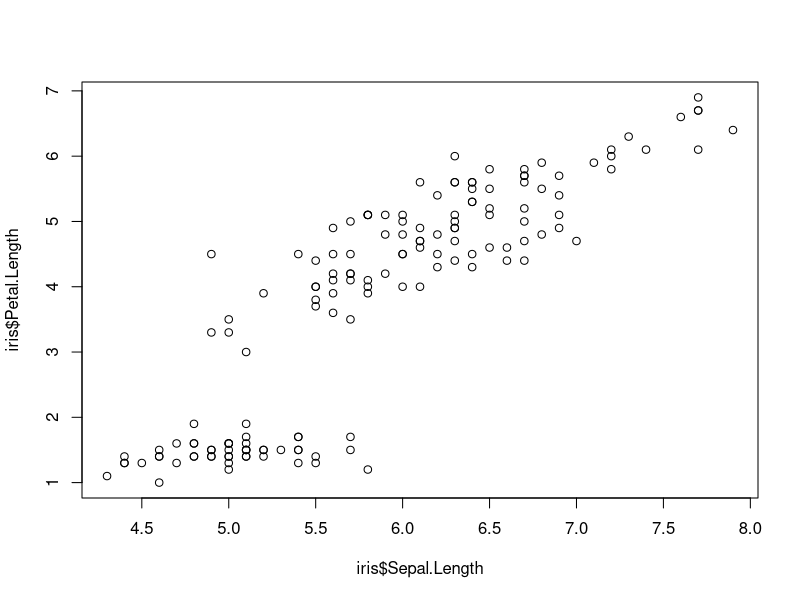
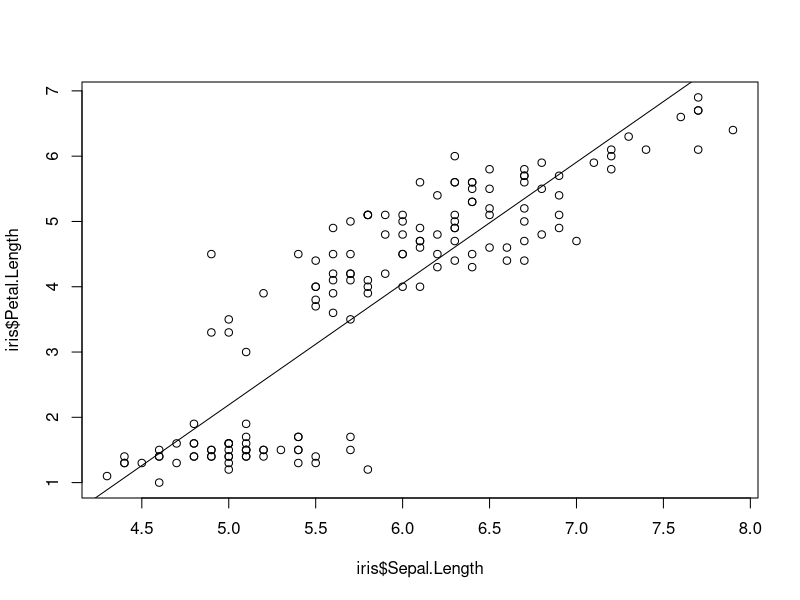
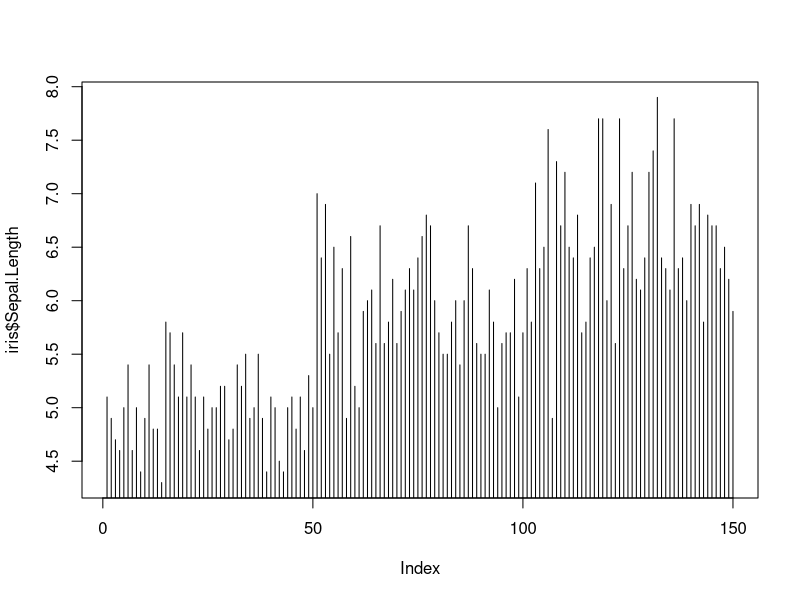
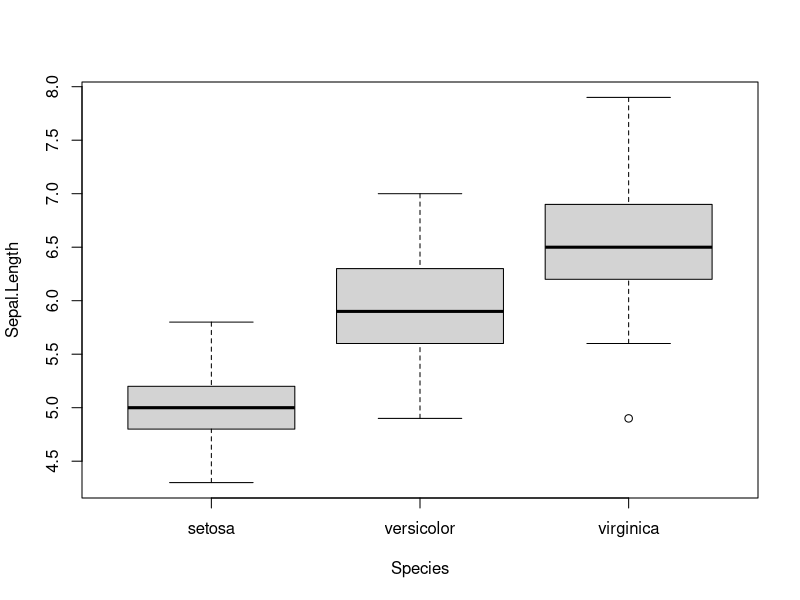
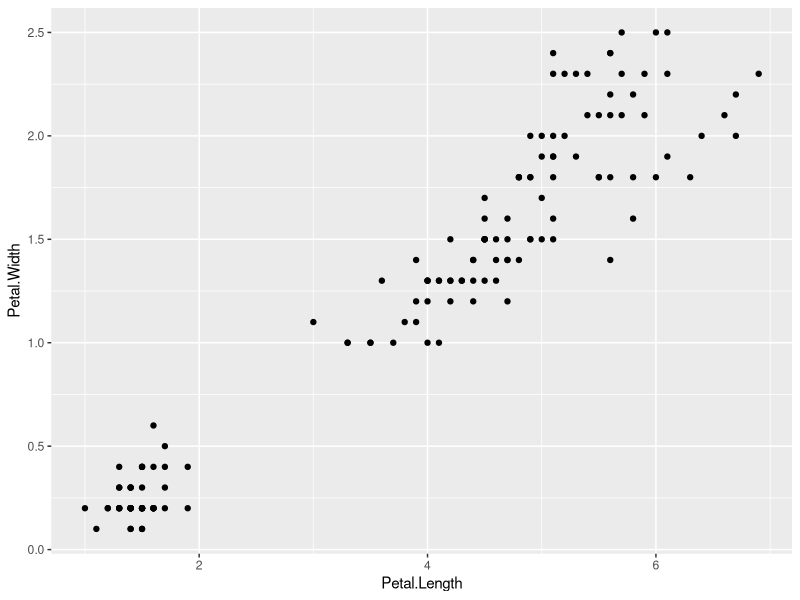
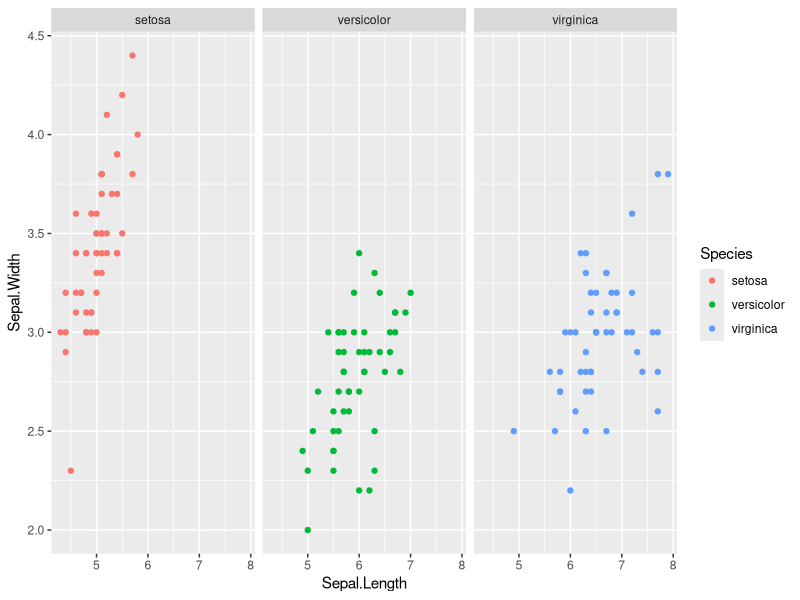
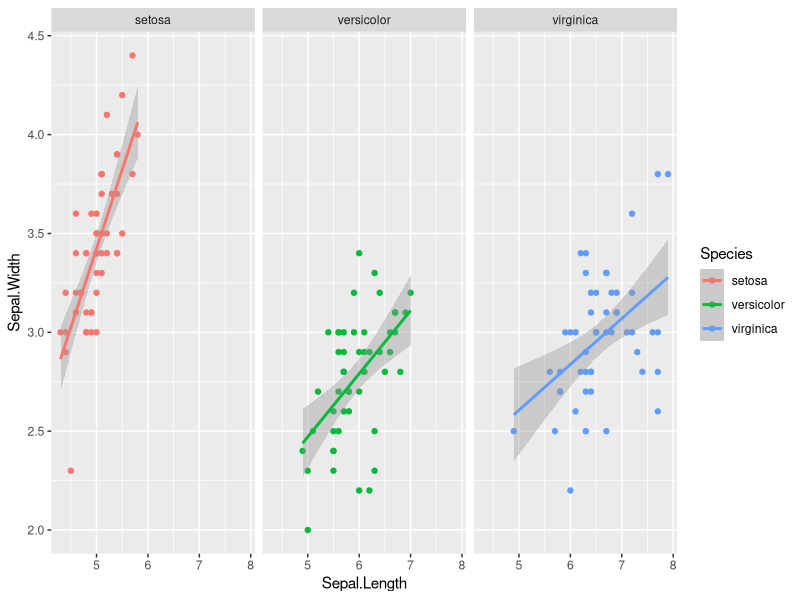
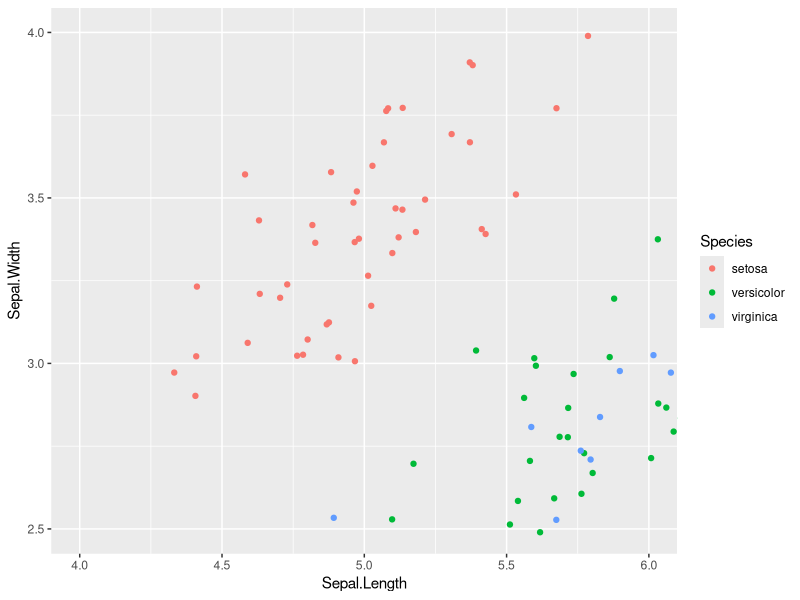

Here is the R script that generated these plots, in order: (Note: this script raises an error after producing the figures.)
## ---- chunk 1
library(readr)
iris <- read_delim("datasets/iris.txt", delim="\t")

str(iris)
# Classes ‘tbl_df’, ‘tbl’ and 'data.frame':	150 obs. of  5 variables:
#  $ Sepal.Length: num  5.1 4.9 4.7 4.6 5 5.4 4.6 5 4.4 4.9 ...
#  $ Sepal.Width : num  3.5 3 3.2 3.1 3.6 3.9 3.4 3.4 2.9 3.1 ...
#  $ Petal.Length: num  1.4 1.4 1.3 1.5 1.4 1.7 1.4 1.5 1.4 1.5 ...
#  $ Petal.Width : num  0.2 0.2 0.2 0.2 0.2 0.4 0.3 0.2 0.2 0.1 ...
#  $ Species     : chr  "setosa" "setosa" "setosa" "setosa" ...
## ---- chunk 2
plot(iris$Sepal.Length, iris$Petal.Length)

## ---- chunk 3
plot(iris$Sepal.Length, iris$Petal.Length)
abline(lm(iris$Petal.Length ~ iris$Sepal.Length))
## ---- chunk 4
plot(iris$Sepal.Length, type = 'h')
## ---- chunk 5
boxplot(Sepal.Length ~ Species, data = iris)
## ---- chunk 6
library(ggplot2)
ggplot(data = iris, aes(x=Petal.Length, y=Petal.Width)) + geom_point()
## ---- chunk 7
ggplot(iris, aes(Sepal.Length, Sepal.Width, color = Species)) +
         geom_point() + facet_grid(.~Species)
## ---- chunk 8
ggplot(iris, aes(Sepal.Length, Sepal.Width, color = Species)) +
         geom_point() + facet_grid(.~Species) + geom_smooth(method = "lm")
## ---- chunk 9
ggplot(iris, aes(Sepal.Length, Sepal.Width, color=Species)) + 
     geom_jitter() + 
     coord_cartesian(xlim = c(4,6), ylim=c(2.5,4))
## ---- chunk 10
ggplot(iris, aes(x=Species, y=Sepal.Width, fill=Species)) +
     geom_boxplot(alpha=0.6, width=0.5) + 
     theme_dark()
('./plots/ggplot-5.png')

ggplot(iris, aes(x=Species, y=Sepal.Width, fill=Species)) +
     geom_boxplot(alpha=0.6, width=0.5) + 
     theme_light()
('./plots/ggplot-6.png')
## ---- chunk 11
ggplot(iris, aes(x=Species, y=Sepal.Width)) +
     geom_violin(alpha=0.5, show.legend = FALSE, aes(fill = Species)) + 
     stat_boxplot(geom ='errorbar', width=0.25) +
     geom_boxplot(width=0.5, show.legend = FALSE) + 
     geom_dotplot(binaxis="y", stackdir="center", position="dodge", dotsize=0.75, aes(fill=Species)) + 
     ggtitle("Sepal width for three species of iris") + 
     labs(x="Iris Species", y="Sepal Width") + 
     theme_classic() + 
     theme(axis.title = element_text(size=15),
           plot.title = element_text(size = 24, hjust = 0.5),
           axis.text = element_text(size=13, color = "black")) +
     scale_fill_manual(values = c("#3A9276","#F14705","#4F68A1")) 
('./plots/ggplot-7.png')
## ---- chunk 12
Normal <- c(0.83, 0.79, 0.99, 0.69)
Cancer <- c(0.56, 0.56, 0.64, 0.52)
m <- c(mean(Normal), mean(Cancer))
s <- c(sd(Normal), sd(Cancer))
d <- data.frame(V=c("Normal", "Cancer"), mean=m, sd=s)
d$V <- factor(d$V, levels=c("Normal", "Cancer"))

ggplot(d, aes(V, mean, fill=V, width=.5)) + 
     geom_errorbar(aes(ymin=mean, ymax=mean+sd, width=.2), 
                     position=position_dodge(width=.8)) + 
     geom_bar(stat="identity", position=position_dodge(width=.8), colour="black") + 
     scale_fill_manual(values=c("grey80", "white")) + 
     theme_bw() +theme(legend.position="none") + xlab("") + ylab("") + 
     theme(axis.text.x = element_text(face="bold", size=14), 
               axis.text.y = element_text(face="bold", size=14)) + 
     scale_y_continuous(expand=c(0,0), limits=c(0, 1.2), breaks=seq(0, 1.2, by=.2)) + 
     geom_segment(aes(x=1, y=.98, xend=1, yend=1.1)) + 
     geom_segment(aes(x=2, y=.65, xend=2, yend=1.1)) + 
     geom_segment(aes(x=1, y=1.1, xend=2, yend=1.1)) + 
     annotate("text", x=1.5, y=1.06, label="*")
('./plots/ggplot-8.png')
## ---- chunk 13
ggplot(iris)
('./plots/ggplot-9.png')
## ---- chunk 14
ggplot(iris, aes(x=Sepal.Length))
('./plots/ggplot-10.png')
## ---- chunk 15
ggplot(iris, aes(x=Sepal.Length)) + geom_point()
# Error: geom_point requires the following missing aesthetics: y
## ---- chunk 16
ggplot(iris, aes(x=Sepal.Length, y=Sepal.Width)) + geom_point() + geom_smooth()
('./plots/ggplot-11.png')
## ---- chunk 17
ggplot(iris, aes(x=Sepal.Length)) + geom_histogram()
('./plots/ggplot-12.png')
## ---- chunk 18
ggplot(iris, aes(x=Sepal.Length)) + geom_histogram()
('./plots/ggplot-12.png')
## ---- chunk 19
ggplot(iris, aes(x=Sepal.Length, fill=Species)) + geom_histogram()
('./plots/ggplot-13.png')
## ---- chunk 20
ggplot(iris, aes(x=Sepal.Length, fill=Species)) + geom_histogram(position="identity", alpha=0.5)
('./plots/ggplot-14.png')
## ---- chunk 21
ggplot(iris, aes(x=Sepal.Length, fill=Species)) + geom_histogram(alpha=0.5)
('./plots/ggplot-15.png')
## ---- chunk 22
ggplot(iris, aes(x=Sepal.Length, y=Sepal.Width, color=Sepal.Width)) + geom_point()
('./plots/ggplot-16.png')
## ---- chunk 23
ggplot(iris, aes(x=Sepal.Length, y=Sepal.Width, color=Species)) + geom_point()
('./plots/ggplot-17.png')
## ---- chunk 24
ggplot(iris, aes(x=Sepal.Length, y=Sepal.Width, color="coral")) + geom_point()
('./plots/ggplot-18.png')
## ---- chunk 25
ggplot(iris, aes(x=Sepal.Length, y=Sepal.Width, shape=Species)) + geom_point()
('./plots/ggplot-19.png')
## ---- chunk 26
ggplot(iris, aes(x=Sepal.Length, y=Sepal.Width, shape=Species)) + geom_point(position="jitter")
('./plots/ggplot-20.png')
## ---- chunk 27
ggplot(iris, aes(x=Species, y=Sepal.Length)) + geom_point()
('./plots/ggplot-21.png')
ggplot(iris, aes(x=Species, y=Sepal.Length)) + geom_jitter()
('./plots/ggplot-22.png')
## ---- chunk 28
ggplot(iris, aes(x=Species, y=Sepal.Length)) + geom_jitter(width=0.25)
('./plots/ggplot-23.png')
## ---- chunk 29
ggplot(iris, aes(x=Species, y=Sepal.Length)) + geom_boxplot()
('./plots/ggplot-24.png')
## ---- chunk 30
ggplot(iris, aes(x=Species, y=Sepal.Length, color=Species)) + geom_boxplot()
('./plots/ggplot-25.png')
## ---- chunk 31
ggplot(iris, aes(x=Species, y=Sepal.Length, fill=Species)) + geom_boxplot()
('./plots/ggplot-26.png')
## ---- chunk 32
ggplot(iris, aes(Petal.Width)) + geom_bar()
('./plots/ggplot-27.png')
## ---- chunk 33
ggplot(iris, aes(Sepal.Length, fill=Species)) + geom_bar()
('./plots/ggplot-28.png')
## ---- chunk 34
ggplot(iris, aes(Sepal.Length, fill=Species)) + geom_bar(position = "dodge")
('./plots/ggplot-29.png')
ggplot(iris, aes(Sepal.Length, fill=Species)) + geom_bar(position = "fill")
('./plots/ggplot-30.png')
ggplot(iris, aes(Sepal.Length, fill=Species)) + geom_bar(position = "stack")
('./plots/ggplot-31.png')
## ---- chunk 35
ggplot(iris, aes(x=Sepal.Length, y=Sepal.Width, color=Sepal.Width)) +
     geom_point() +
     facet_grid(. ~ Species) +
     xlab('Sepal length (mm)') +
     ylab('Sepal width (mm)') +
     theme_classic()
('./plots/ggplot-32.png')
